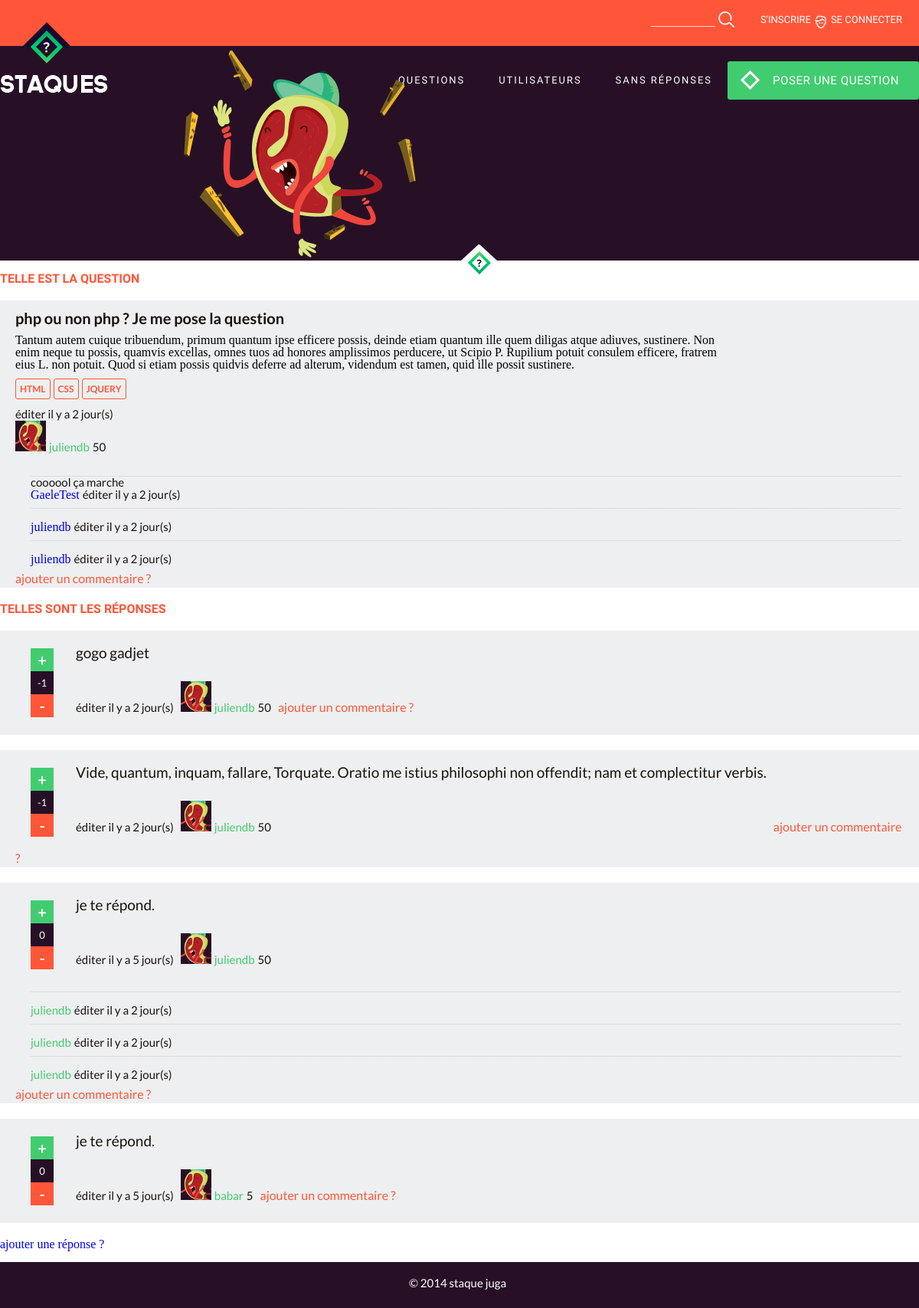
Page /index.php?page=questionDetails&id_question=1 on the committed database.
### tables this page shows
CREATE TABLE IF NOT EXISTS `questions` (
  `id_question` int(11) NOT NULL AUTO_INCREMENT,
  `id_user` int(11) NOT NULL,
  `title` varchar(250) NOT NULL,
  `content` text NOT NULL,
  `dateCreated` datetime NOT NULL,
  `dateModified` datetime NOT NULL,
  PRIMARY KEY (`id_question`)
);

CREATE TABLE IF NOT EXISTS `tags` (
  `id_tag` int(11) NOT NULL AUTO_INCREMENT,
  `tag_name` varchar(250) NOT NULL,
  PRIMARY KEY (`id_tag`)
);

CREATE TABLE IF NOT EXISTS `users` (
  `id_user` int(11) NOT NULL AUTO_INCREMENT,
  `user_name` varchar(250) DEFAULT NULL,
  `user_pseudo` varchar(50) NOT NULL,
  `email` varchar(250) NOT NULL,
  `status` tinyint(1) DEFAULT NULL,
  `country` varchar(250) DEFAULT NULL,
  `language` varchar(250) DEFAULT NULL,
  `job` varchar(250) DEFAULT NULL,
  `password` varchar(250) NOT NULL,
  `salt` varchar(250) NOT NULL,
  `token` varchar(250) NOT NULL,
  `score` int(11) NOT NULL,
  `img_profile` varchar(250) DEFAULT NULL,
  `dateCreated` datetime NOT NULL,
  `dateModified` datetime NOT NULL,
  PRIMARY KEY (`id_user`)
);

CREATE TABLE IF NOT EXISTS `comments` (
  `id_comment` int(11) NOT NULL AUTO_INCREMENT,
  `id_rubric` int(11) NOT NULL,
  `id_user` int(11) NOT NULL,
  `type_comment` varchar(50) NOT NULL,
  `content` text NOT NULL,
  `dateCreated` datetime NOT NULL,
  `dateModified` datetime NOT NULL,
  PRIMARY KEY (`id_comment`)
);

CREATE TABLE IF NOT EXISTS `answers` (
  `id_answer` int(11) NOT NULL AUTO_INCREMENT,
  `id_question` int(11) NOT NULL,
  `id_user` int(11) NOT NULL,
  `content` text NOT NULL,
  `vote` int(11) NOT NULL,
  `dateCreated` datetime NOT NULL,
  `dateModified` datetime NOT NULL,
  PRIMARY KEY (`id_answer`)
);

### functions.php (called while the page is built, shortened)
<?php
	function questionDetails(){
		showPage();
	}
	function showPage(){
		global $page;
		include("pages/".$page.".php");
	}

### functions/utilitaires.php (called while the page is built, shortened)
<?php
	function getBetweenDate($date1, $date2 = "NOW")
	{
		$date1 = date($date1);
		if ($date2 == "NOW") $date2 = date("Y-m-d H:i:s");
		else $date2 = date($date2);
		$dateFrom = new DateTime($date1);
		$dateNow = new DateTime($date2);
		$interval = $dateNow->diff($dateFrom);
		$diff_s = $interval->format('%s');
		$diff_i = $interval->format('%i');
		$diff_h = $interval->format('%h');
		$diff_d = $interval->format('%d');
		$diff_m = $interval->format('%m');
		$diff_y = $interval->format('%y');
		if ($diff_s < 60) $text = $diff_s." seconde(s)";
		if ($diff_s = 0) $text = "1 seconde(s)";
		if ($diff_s >= 60 || $diff_i >= 1) $text = $diff_i." minute(s)";
		if ($diff_i >= 60 || $diff_h >= 1) $text = $diff_h." heure(s)";
		if ($diff_h >= 24 || $diff_d >= 1) $text = $diff_d." jour(s)";
		return $text;
	}
	function goUserLink($id_user)
	{
		return "index.php?page=userDetails&id_user=" . $id_user;
	}
	function goQuestionLink($id_question)
	{
		return "index.php?page=questionDetails&id_question=" . $id_question;
	}
	function calculVote($id_answer)
	{
		$list = array();
		$list[] = selectCalculVote($id_answer, 0);
		$list[] = selectCalculVote($id_answer, 1);
		return ($list[0]*1)+($list[1]*-1);
	}

### functions/gestionData.php (called while the page is built, shortened)
<?php
	function selectTagsQuestion($id_question)
	{
		global $dbh;
		$sql = "SELECT 	T.id_tag,
						T.tag_name
				FROM tags AS T
				LEFT OUTER JOIN tags_relation AS R ON (R.id_tag = T.id_tag)
				WHERE R.id_question = :id_question";
		$stmt = $dbh->prepare($sql);
		$stmt->bindValue(":id_question", $id_question);
		$stmt->execute();
		return $stmt->fetchAll();
	}
	function selectQuestion($id_question)
	{
		global $dbh;
		$sql = "SELECT 	Q.id_question,
						Q.title,
						Q.content,
						Q.dateCreated,
						Q.dateModified,
						U.id_user,
						U.user_pseudo,
						U.img_profile,
						U.score
				FROM users U, questions Q
				WHERE U.id_user = Q.id_user
				AND Q.id_question = :id_question
				ORDER BY Q.dateModified DESC";
		$stmt = $dbh->prepare($sql);
		$stmt->bindValue(":id_question", $id_question);
		$stmt->execute();
		return $stmt->fetch();
	}
	function selectAnswers($id_question)
	{
		global $dbh;
		$sql = "SELECT 	A.id_answer,
						A.content,
						A.vote,
						A.dateCreated,
						A.dateModified,
						U.id_user,
						U.user_pseudo,
						U.img_profile,
						U.score
				FROM users AS U, answers AS A
				WHERE U.id_user = A.id_user
				AND A.id_question = :id_question
				ORDER BY A.dateCreated DESC
				LIMIT 6";
		$stmt = $dbh->prepare($sql);
		$stmt->bindValue(":id_question", $id_question);
		$stmt->execute();
		return $stmt->fetchAll();
	}
	function selectComments($id_rubric, $type_comment)
	{
		global $dbh;
		$sql = "SELECT 	C.id_comment,
						C.type_comment,
						C.content,
						C.dateCreated,
						C.dateModified,
						U.id_user,
						U.user_pseudo,
						U.score
				FROM users AS U, comments AS C
				WHERE U.id_user = C.id_user
				AND C.id_rubric = :id_rubric
				AND C.type_comment = :type_comment
				ORDER BY C.dateCreated DESC
				LIMIT 3";
		$stmt = $dbh->prepare($sql);
		$stmt->bindValue(":id_rubric", $id_rubric);
		$stmt->bindValue(":type_comment", $type_comment);
		$stmt->execute();
		return $stmt->fetchAll();
	}
	function selectCalculVote($id_answer, $vote_type)
	{
		global $dbh;
		$sql = "SELECT COUNT(*)
				FROM votes
				WHERE id_answer = :id_answer
				AND vote_type = :vote_type";
		$stmt = $dbh->prepare($sql);
		$stmt->bindValue(":id_answer", $id_answer);
		$stmt->bindValue(":vote_type", $vote_type);
		$stmt->execute();
		return $stmt->fetchColumn();
	}

### pages/questionDetails.php (the view, shortened to what this page needs)
<?php
	$id_question = 0;
	if (empty($_GET['id_question']))
	{
		goHome();
	} else {
		$id_question = $_GET['id_question'];
	}
	$question = selectQuestion($id_question);
	$title = $question["title"];
	$content = $question["content"];
	$id_user = $question["id_user"];
	$link_adress = goUserLink($id_user);
	$dateCreated = $question["dateCreated"];
	$dateModified = $question["dateModified"];
	if (getBetweenDate($dateCreated, $dateModified) == "1 seconde(s)") {
		$date = "posée il y a ".getBetweenDate($dateCreated);
	} else {
		$date = "éditer il y a ".getBetweenDate($dateModified);
	}
?>
	<main class="container">
	<h1> Telle est la question</h1>
	<section id=" questionDetail">
		<div id="questionBloc">
			<div class="title-question">
				<a href="<?php echo goQuestionLink($id_question); ?>"><?php echo $title; ?></a>
			</div>
			<div class="content-question">
				<?php echo $content; ?>
			</div>
			<?php
				$tags = selectTagsQuestion($id_question);
				foreach ($tags as $tag):
			?>
				<div class="tags_questions">
					<a href="<?php echo 'index.php?page=home&tag='.$tag['id_tag']; ?>"><?php echo $tag["tag_name"]; ?></a>
				</div>
			<?php endforeach; ?>
			<div id="userDetail">
				<p><?php echo $date; ?></p>
				<div>
					<a href="<?php echo $link_adress; ?>"><img width="40px" height="40px" src="<?php echo $question["img_profile"]; ?>"></a>
					<a class="user" href="<?php echo $link_adress; ?>"><?php echo $question["user_pseudo"]; ?></a>
					<p><?php echo $question["score"]; ?></p>
				</div>
			</div>
			<div id="editerQuestionDetails">
			</div>
			<?php
				$comments = selectComments($id_question, "question");
				foreach($comments as $comment):
				$id_user = $comment["id_user"];
				$link_adress = goUserLink($id_user);
				$dateCreated = $comment["dateCreated"];
				$dateModified = $comment["dateModified"];
				if (getBetweenDate($dateCreated, $dateModified) == "1 seconde(s)"){
					$date = "répondu il y a ".getBetweenDate($dateCreated);
				} else {
					$date = "éditer il y a ".getBetweenDate($dateModified);
				}
			?>
				<div class="comment">
					<p><?php echo $comment["content"]; ?></p>
					<div class="comment_profile">
						<a class="user" href="<?php echo $link_adress; ?>">
							<?php echo $comment["user_pseudo"]; ?>
						</a>
						<p><?php echo $date; ?></p>
					</div>
				</div>
			<?php endforeach; ?>
			<?php
				$link = "index.php?page=signup";
			?>
			<a class="ajouter" href="<?php echo $link; ?>">ajouter un commentaire ?</a>
		</div>
	</section>
	<h1> Telles sont les réponses</h1>
		<?php
			$answers = selectAnswers($id_question);
			foreach($answers as $answer):
			$id_user = $answer["id_user"];
			$link_adress = goUserLink($id_user);
			$dateCreated = $answer["dateCreated"];
			$dateModified = $answer["dateModified"];
			if (getBetweenDate($dateCreated, $dateModified) == "1 seconde(s)"){
				$date = "répondu il y a ".getBetweenDate($dateCreated);
			} else {
				$date = "éditer il y a ".getBetweenDate($dateModified);
			}
		?>
			<section id="detailReponses">
				<div class="vote">
					<?php
						$link = "id_answer=".$answer["id_answer"]."&id_userAnswer=".$id_user;
					?>
					<a class="plus" href="<?php echo "index.php?page=votes&".$link."&vote_type=1"; ?>">+</a>
					<p class="affiche"><?php echo calculVote($answer["id_answer"]); ?></p>
					<a class="moins" href="<?php echo "index.php?page=votes&".$link."&vote_type=0"; ?>">-</a>
				</div>
				<div id="answer">
					<p id="answerContent"><?php echo $answer["content"]; ?></p>
					<div class="profile_user">
						<p id="AnswerDate"><?php echo $date; ?></p>
						<a href="<?php echo $link_adress; ?>"><img width="40px" height="40px" src="<?php echo $answer["img_profile"]; ?>"></a>
						<a class="user" href="<?php echo $link_adress; ?>"><?php echo $answer["user_pseudo"]; ?></a>
						<p><?php echo $answer["score"]; ?></p>
					</div>
				</div>
				<?php
					$comments = selectComments($answer["id_answer"], "answer");
					foreach($comments as $comment):
					$id_user = $comment["id_user"];
					$link_adress = goUserLink($id_user);
					$dateCreated = $comment["dateCreated"];
					$dateModified = $comment["dateModified"];
					if (getBetweenDate($dateCreated, $dateModified) == "1 seconde(s)"){
						$date = "répondu il y a ".getBetweenDate($dateCreated);
					} else {
						$date = "éditer il y a ".getBetweenDate($dateModified);
					}
				?>
					<div class="comment">
						<div class="comment_profile">
							<a class="linkUser" href="<?php echo $link_adress; ?>"><?php echo $comment["user_pseudo"]; ?></a>
							<p class="date"><?php echo $date; ?></p>
						</div>
					</div>
				<?php endforeach; ?>
				<?php
					$link = "index.php?page=signup";
				?>
				<a class="ajouter" href="<?php echo $link; ?>">ajouter un commentaire ?</a>
			</section>
		<?php endforeach; ?>
		<?php
			$link = "index.php?page=signup";
		?>
		<a class="lien" href="<?php echo $link; ?>">ajouter une réponse ?</a>
	</main>

### css/style.css (style rules this page uses)
html, body, div, span, applet, object, iframe, h1, h2, h3, h4, h5, h6, p, blockquote, pre, a, abbr, acronym, address, big, cite, code, del, dfn, em, img, ins, kbd, q, s, samp, small, strike, strong, sub, sup, tt, var, b, u, i, center, dl, dt, dd, ol, ul, li, fieldset, form, label, legend, table, caption, tbody, tfoot, thead, tr, th, td, article, aside, canvas, details, embed, figure, figcaption, footer, header, hgroup, menu, nav, output, ruby, section, summary, time, mark, audio, video { margin: 0; padding: 0; border: 0; font-size: 100%; font: inherit; vertical-align: baseline; }
article, aside, details, figcaption, figure, footer, header, hgroup, menu, nav, section { display: block; }
body { line-height: 1; }
.container { max-width: 1200px; margin: auto; }
a { text-decoration:none; }
#questionBloc .ajouter { font-family: 'Lato'; font-weight: 400; color: #ff5639; padding-bottom: 5px; }
#questionBloc .ajouter, #detailReponses .ajouter { font-family: 'Lato'; font-weight: 400; color: #ff5639; }
.container h1 { font-family: 'ubuntu'; font-size: 16px; color: #ff5639; text-transform: uppercase; font-weight: 700; }
#questionBloc { padding: 3px 20px; background-color: #eeeff0; height: 100%; margin: 20px 0; }
#editerQuestionDetails { padding-top: 5px; padding-bottom: 15px; }
#questionBloc .content-question { width: 80%; margin-top: 10px; }
#userDetail .user { color: #42cc70; font-family: 'lato'; font-size: 15px; font-weight: 400; text-decoration: none; text-transform: lowercase; }
#questionBloc .title-question { padding-top: 10px; }
#questionBloc .title-question a { color:#171210; text-decoration: none; font-family: 'lato'; font-size: 20px; font-weight: 700; }
#questionBloc .tags_questions { display: inline-block; margin-top: 15px; padding-bottom: 8px; }
#questionBloc .tags_questions a { font-family: 'Lato'; font-weight: 700; font-size: 12px; text-transform: uppercase; border:1px solid #ff5639 ; border-radius: 3px; color:#ff5639; padding:5px 5px; margin-top: 15px; }
.comment { width: 98%; border-top: 1px; border-style: dotted; border-color: #ccc; margin: 9px 20px; }
.comment .comment_profile .linkUser { color: #42cc70; font-family: 'lato'; font-size: 15px; font-weight: 400; text-decoration: none; text-transform: lowercase; }
#detailReponses { padding: 3px 20px; background-color: #eeeff0; height: 100%; margin: 20px 0; }
#detailReponses .profile_user { display: inline-block; }
#detailReponses .profile_user .user { color: #42cc70; font-family: 'lato'; font-size: 15px; font-weight: 400; text-decoration: none; text-transform: lowercase; }
#answerContent { display: block; margin-bottom: 28px; font-family: 'Lato'; font-size: 19px; font-weight: 400; }
#detailReponses .vote { padding: 20px; display: inline-block; }
#detailReponses .vote .plus { display: block; width: 30px; height: 30px; background-color: #42cc70; text-align: center; font-family: 'Lato'; font-size: 20px; font-weight: 700; line-height: 31px; color: rgb(255, 255, 255); text-decoration: none; }
#detailReponses .vote .affiche { display: block; width: 30px; height: 30px; background-color: #271026; text-align: center; font-family: 'Lato'; font-size: 13px; font-weight: 400; line-height: 31px; color: rgb(255, 255, 255); text-decoration: none; }
#detailReponses .vote .moins { display: block; width: 30px; height: 30px; background-color: #ff5639; text-align: center; font-family: 'Lato'; font-size: 20px; font-weight: 700; line-height: 31px; color: rgb(255, 255, 255); text-decoration: none; }
#detailReponses .vote * { background-color: green; }
#detailReponses .vote a, #detailReponses .vote p { display: block; }
#answer { display: inline-block; }
p { display: inline; font-family: 'lato'; color: #171210; font-size: 15px; font-weight: 400; display: inline; text-decoration: none; margin-right: 5px; }
#userDetail { display: block; padding-top: 10px; }

### rows in the picture
questions: title "php ou non php ? Je me pose la question", content "Tantum autem cuique tribuendum, primum quantum ipse efficere possis, deinde etiam quantum ille quem diligas atque adiuves, sustinere. Non enim neque tu possis, quamvis excellas, omnes tuos ad honores amplissimos perducere, ut Scipio P. Rupilium potuit consulem efficere, fratrem eius L. non potuit. Quod si etiam possis quidvis deferre ad alterum, videndum est tamen, quid ille possit sustinere.", dateModified "éditer il y a 2 jour(s)", id_user.img_profile (placeholder picture), id_user.user_pseudo "juliendb", id_user.score "50"
tags: tag_name "HTML"
tags: tag_name "CSS"
tags: tag_name "JQUERY"
comments: content "coooool ça marche", id_user.user_pseudo "GaeleTest", dateModified "éditer il y a 2 jour(s)"
comments: id_user.user_pseudo "juliendb", dateModified "éditer il y a 2 jour(s)"
comments: id_user.user_pseudo "juliendb", dateModified "éditer il y a 2 jour(s)"
answers: id_answer "-1", content "gogo gadjet", dateModified "éditer il y a 2 jour(s)", id_user.img_profile (placeholder picture), id_user.user_pseudo "juliendb", id_user.score "50"
answers: id_answer "-1", content "Vide, quantum, inquam, fallare, Torquate. Oratio me istius philosophi non offendit; nam et complectitur verbis.", dateModified "éditer il y a 2 jour(s)", id_user.img_profile (placeholder picture), id_user.user_pseudo "juliendb", id_user.score "50"
answers: id_answer "0", content "je te répond.", dateModified "éditer il y a 5 jour(s)", id_user.img_profile (placeholder picture), id_user.user_pseudo "juliendb", id_user.score "50"
comments: id_user.user_pseudo "juliendb", dateModified "éditer il y a 2 jour(s)"
comments: id_user.user_pseudo "juliendb", dateModified "éditer il y a 2 jour(s)"
comments: id_user.user_pseudo "juliendb", dateModified "éditer il y a 2 jour(s)"
answers: id_answer "0", content "je te répond.", dateModified "éditer il y a 5 jour(s)", id_user.img_profile (placeholder picture), id_user.user_pseudo "babar", id_user.score "5"
